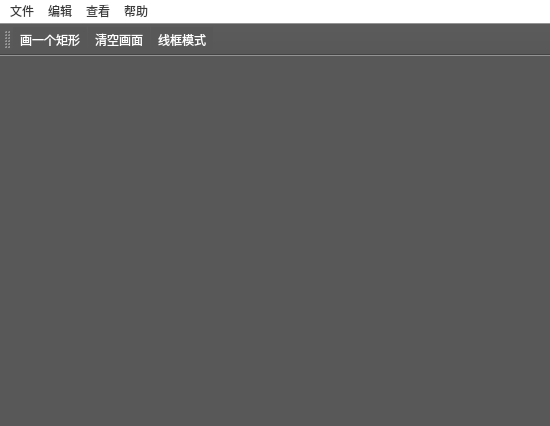
<?xml version="1.0" encoding="UTF-8"?>
<ui version="4.0">
 <class>MainWindow</class>
 <widget class="QMainWindow" name="MainWindow">
  <property name="geometry">
   <rect>
    <x>0</x>
    <y>0</y>
    <width>550</width>
    <height>426</height>
   </rect>
  </property>
  <property name="windowTitle">
   <string>QT交互</string>
  </property>
  <property name="windowIcon">
   <iconset>
    <normaloff>../QT图片素材/联想截图_20250927210934.png</normaloff>../QT图片素材/联想截图_20250927210934.png</iconset>
  </property>
  <property name="styleSheet">
   <string notr="true">QWidget{
	background-color: rgb(88, 88, 88);
	color: rgb(255, 255, 255);
	font: 10pt &quot;隶书&quot;;
}
QMenuBar{
	background-color: rgb(255, 255, 255);
	color: rgb(60, 60, 60);
}
QWidget:checked{
	background-color: rgb(150,150,150);
}
</string>
  </property>
  <widget class="QWidget" name="centralwidget"/>
  <widget class="QMenuBar" name="menubar">
   <property name="geometry">
    <rect>
     <x>0</x>
     <y>0</y>
     <width>550</width>
     <height>16</height>
    </rect>
   </property>
   <widget class="QMenu" name="menu">
    <property name="title">
     <string>文件</string>
    </property>
   </widget>
   <widget class="QMenu" name="menu_2">
    <property name="title">
     <string>编辑</string>
    </property>
   </widget>
   <widget class="QMenu" name="menu_3">
    <property name="title">
     <string>查看</string>
    </property>
   </widget>
   <widget class="QMenu" name="menu_4">
    <property name="title">
     <string>帮助</string>
    </property>
   </widget>
   <addaction name="menu"/>
   <addaction name="menu_2"/>
   <addaction name="menu_3"/>
   <addaction name="menu_4"/>
  </widget>
  <widget class="QStatusBar" name="statusbar"/>
  <widget class="QToolBar" name="toolBar">
   <property name="windowTitle">
    <string>toolBar</string>
   </property>
   <attribute name="toolBarArea">
    <enum>TopToolBarArea</enum>
   </attribute>
   <attribute name="toolBarBreak">
    <bool>false</bool>
   </attribute>
   <addaction name="actionDraw"/>
   <addaction name="actionClear"/>
   <addaction name="actionWire"/>
  </widget>
  <action name="actionDraw">
   <property name="text">
    <string>画一个矩形</string>
   </property>
   <property name="menuRole">
    <enum>QAction::MenuRole::NoRole</enum>
   </property>
  </action>
  <action name="actionClear">
   <property name="text">
    <string>清空画面</string>
   </property>
   <property name="menuRole">
    <enum>QAction::MenuRole::NoRole</enum>
   </property>
  </action>
  <action name="actionWire">
   <property name="checkable">
    <bool>true</bool>
   </property>
   <property name="text">
    <string>线框模式</string>
   </property>
   <property name="menuRole">
    <enum>QAction::MenuRole::NoRole</enum>
   </property>
  </action>
 </widget>
 <resources/>
 <connections/>
</ui>
